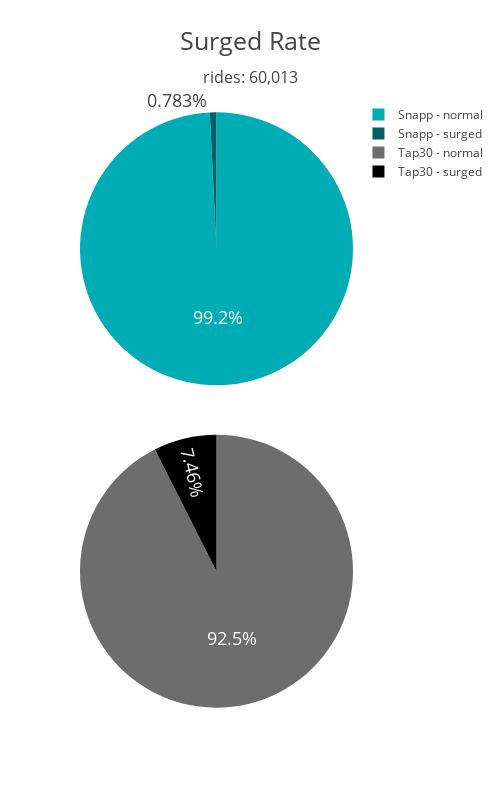

Write notebook code for a chart like this one.
### Code cell
fig = {
    'data': [
        {
            'labels': df_surged_g[df_surged_g.service == "Snapp"].label.tolist(),
            'values': df_surged_g[df_surged_g.service == "Snapp"].counts.tolist(),
            'marker': {'colors': ['#00ADB5',
                                  '#006064',
                                 ]},
            'type': 'pie',
            'name': 'Sunflowers',
            'domain': {'y': [.52, 1],
                       'x': [0, 1]},
            'hoverinfo':'label+percent+name',

        },
        {
            'labels': df_surged_g[df_surged_g.service == "Tap30"].label.tolist(),
            'values': df_surged_g[df_surged_g.service == "Tap30"].counts.tolist(),
            'type': 'pie',
            'name': 'Starry Night',
            'marker': {'colors': ['#6d6d6d',
                                  '#000000',
                                  ]},
            'domain': {'y': [0, .48],
                       'x': [0, 1]},
            'hoverinfo':'label+percent+name',
        },
        
    ],
    'layout': {'title': 'Surged Rate<br><span style="font-size: 1rem">rides: {:,.0f}</span>'.format(df_tehran.timestamp.count()/2),
              'font': {'size': 18},
              'legend': {'font': {'size': 12}},
               'width': 500,
               'height': 800
              }
}

iplot(fig, filename='pie_chart_subplots')

### Figure 1 — Plotly figure (JSON) as saved in the notebook; plotly's stock layout.template omitted (floating-point values rounded to 4 significant figures)
{"data": [{"domain": {"x": [0, 1], "y": [0.52, 1]}, "hoverinfo": "label+percent+name", "labels": ["Snapp - normal", "Snapp - surged"], "marker": {"colors": ["#00ADB5", "#006064"]}, "name": "Sunflowers", "type": "pie", "uid": "87ce7124-c7b2-4c8b-a2e6-7b59e0899518", "values": [73589, 581]}, {"domain": {"x": [0, 1], "y": [0, 0.48]}, "hoverinfo": "label+percent+name", "labels": ["Tap30 - normal", "Tap30 - surged"], "marker": {"colors": ["#6d6d6d", "#000000"]}, "name": "Starry Night", "type": "pie", "uid": "8790027a-86ad-4fe7-9784-0001b1ff2602", "values": [68633, 5531]}], "layout": {"font": {"size": 18}, "height": 800, "legend": {"font": {"size": 12}}, "title": "Surged Rate<br><span style=\"font-size: 1rem\">rides: 60,013</span>", "width": 500}}
